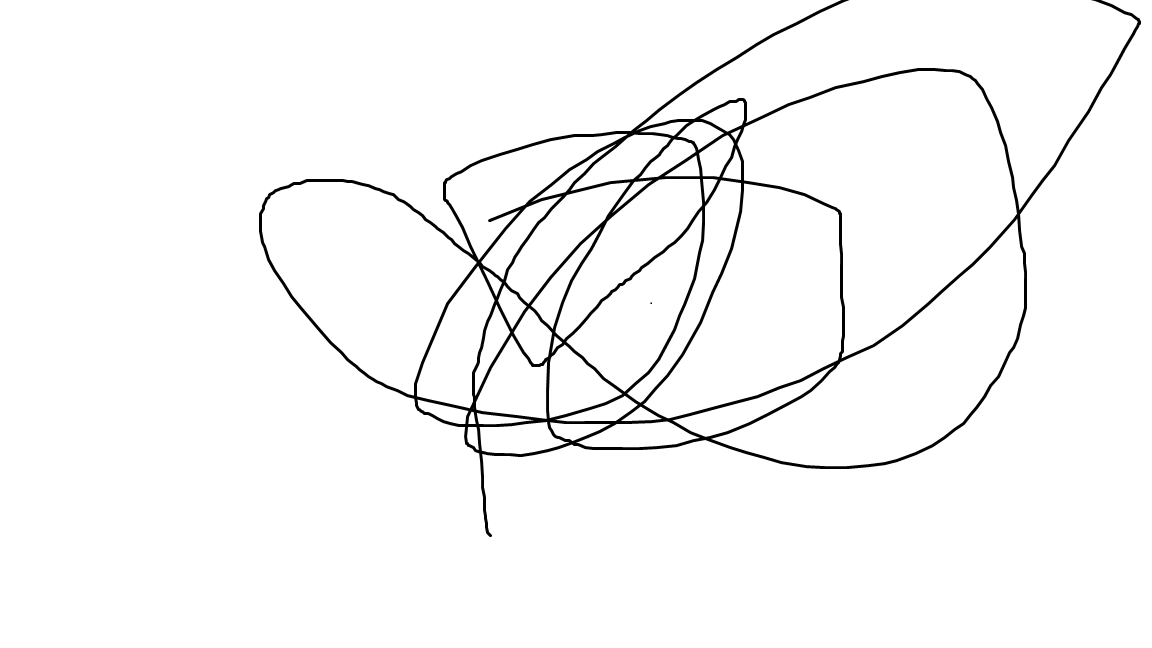
#> input picture img/a.bmp, 1152 x 648 px
$ python outmodules_pillow.py
#> lines starting #> are read from the running program, lines starting #| are printed output that depends on the picture
#! /usr/bin/env python3
#-*- coding:utf-8 -*-

from PIL import Image
from PIL import ImageFilter#添加滤镜

im=Image.open('img/a.bmp')
#> im is the input picture: PIL image 1152x648 RGB; min 0, max 255, mean 247.7

#获得图像尺寸
w,h=im.size
#> w = 1152; h = 648
print('image size:%sx%s'%(w,h))
#| image size:1152x648

#将图像缩小为1/2
im.thumbnail((w//2,h//2))
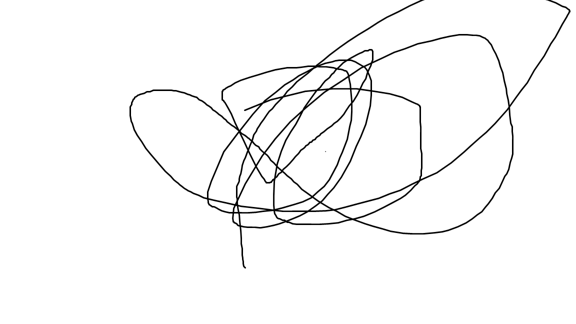
#> im: PIL image 576x324 RGB; min 0, max 255, mean 247.6
print('Resize image to : %sx%s'%(w//2,h//2))
#| Resize image to : 576x324

#将缩小后的图像保存
im.save('img/thumbnail.jpg','jpeg')


#将图像模糊后  保存下来
im=Image.open('img/a.bmp')
im2=im.filter(ImageFilter.BLUR)
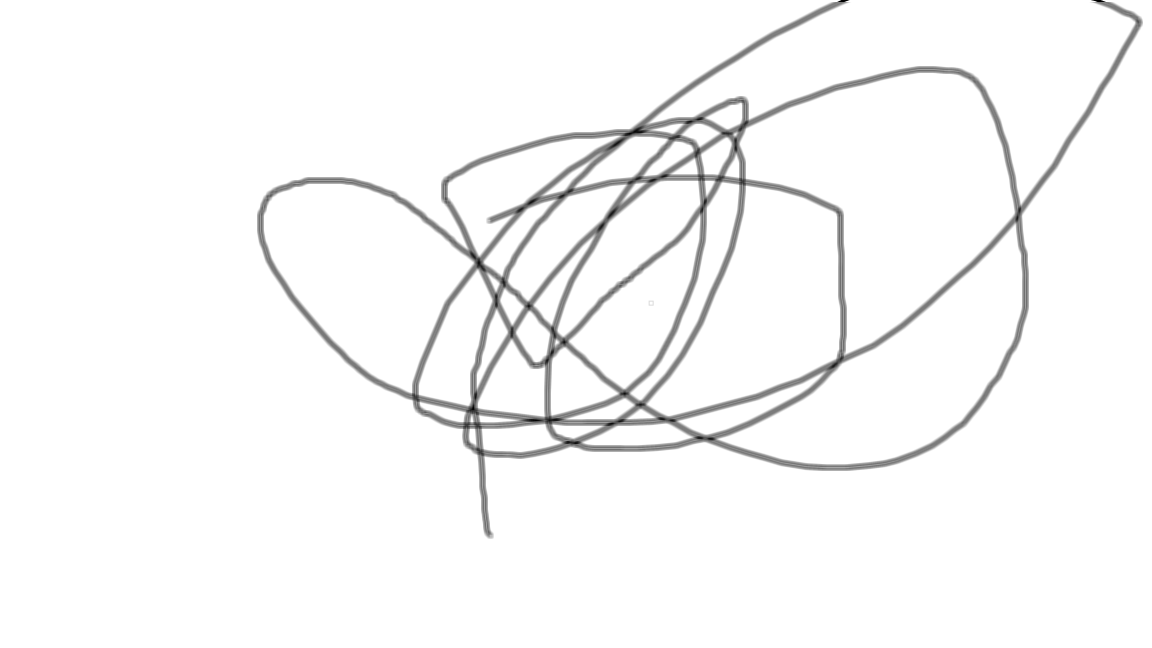
#> im2: PIL image 1152x648 RGB; min 0, max 255, mean 247.7
im2.save('img/blur.jpg','jpeg')
